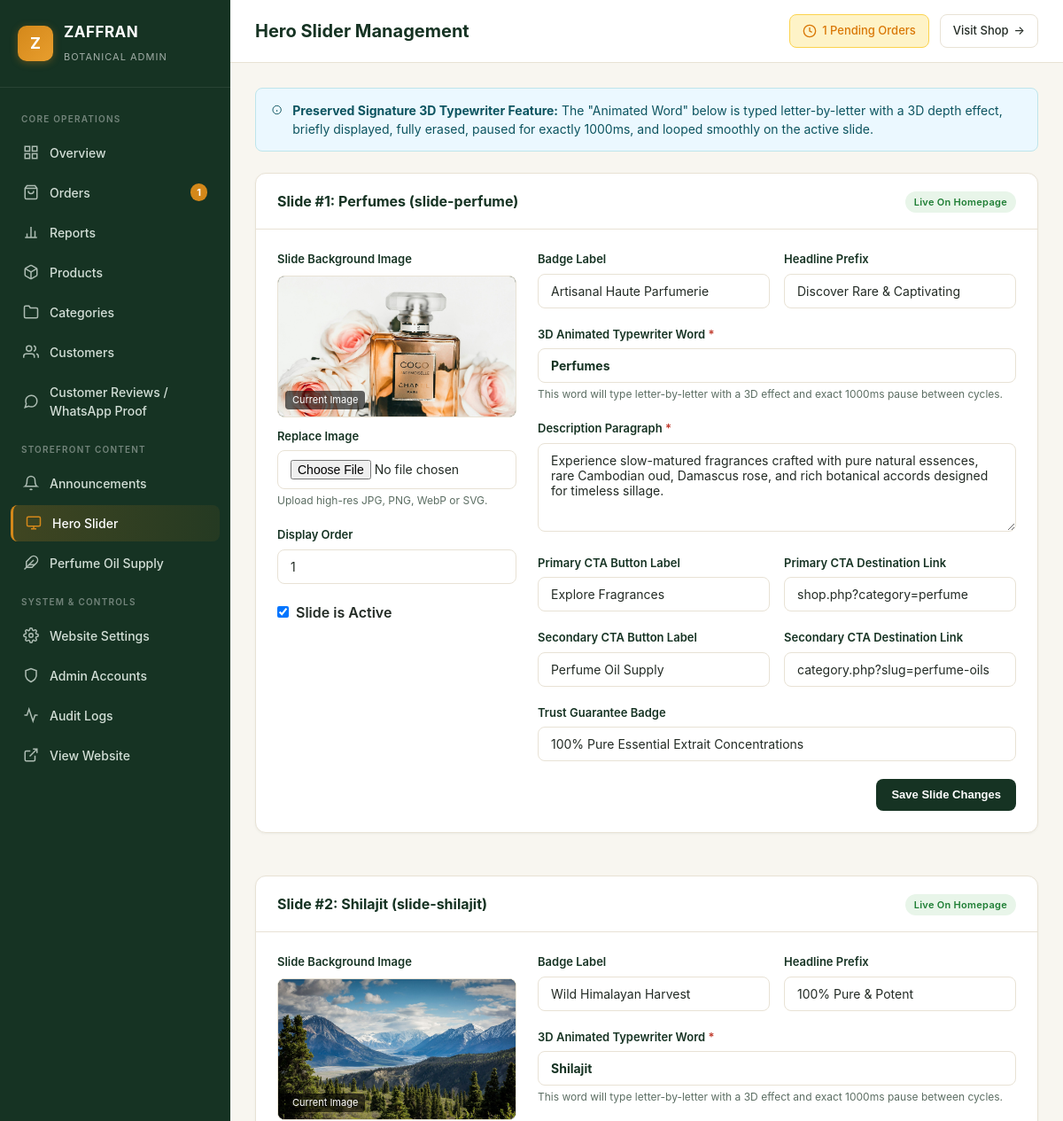
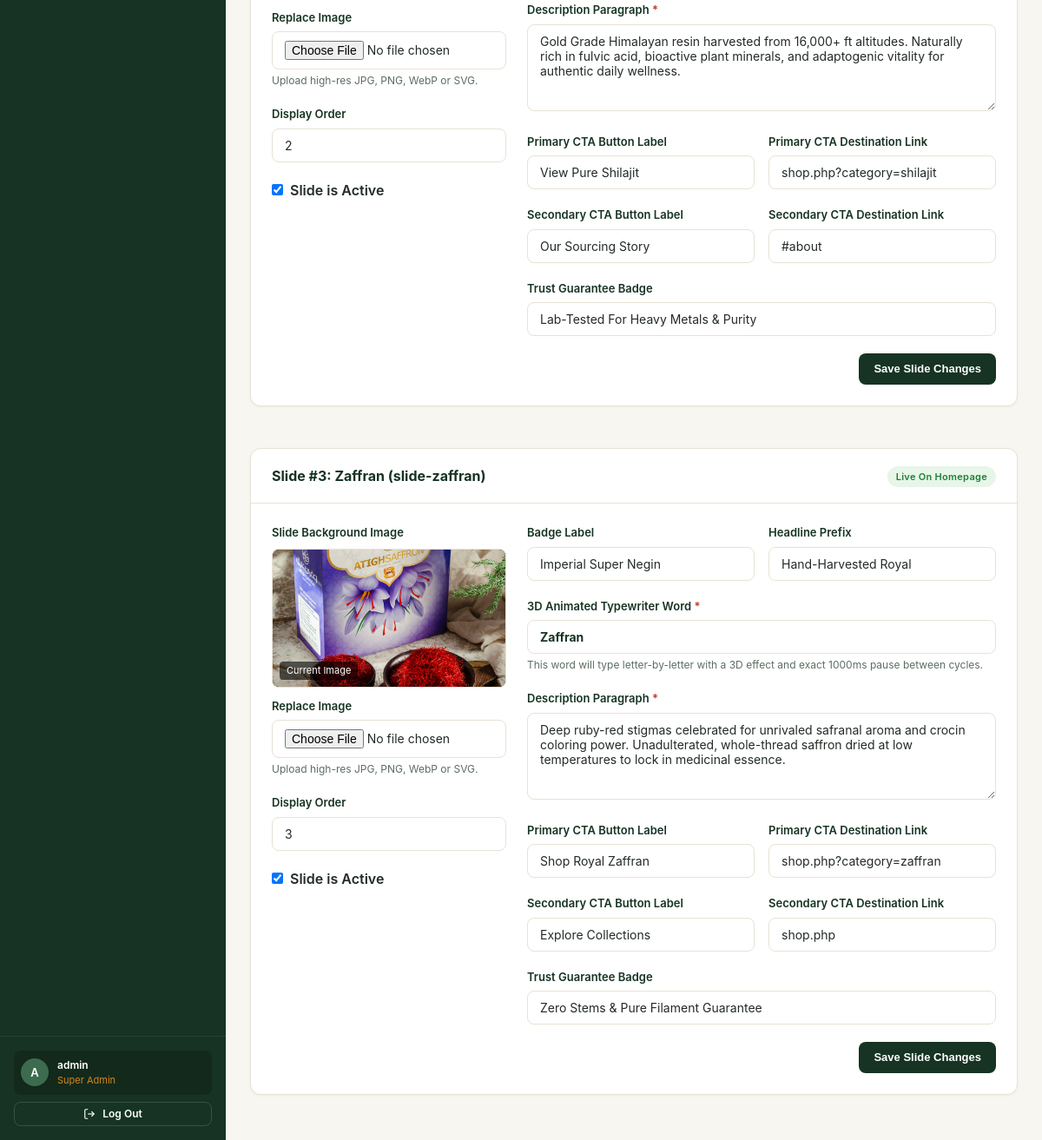
Page /admin/hero-slider.php (signed in) on the committed database (2 pictures, top to bottom).
### tables this page shows
CREATE TABLE `hero_slides` (
  `id` int(10) unsigned NOT NULL AUTO_INCREMENT,
  `small_badge` varchar(100) DEFAULT NULL,
  `title_prefix` varchar(150) DEFAULT NULL,
  `animated_word` varchar(100) NOT NULL,
  `description` text NOT NULL,
  `desktop_image` varchar(255) NOT NULL,
  `mobile_image` varchar(255) DEFAULT NULL,
  `primary_cta_label` varchar(100) NOT NULL DEFAULT 'Explore Collection',
  `primary_cta_url` varchar(255) NOT NULL DEFAULT 'shop.php',
  `secondary_cta_label` varchar(100) DEFAULT NULL,
  `secondary_cta_url` varchar(255) DEFAULT NULL,
  `guarantee_text` varchar(255) DEFAULT NULL,
  `slide_class` varchar(50) DEFAULT 'slide-perfume',
  `display_order` int(11) NOT NULL DEFAULT 0,
  `is_active` tinyint(1) NOT NULL DEFAULT 1,
  `created_at` datetime NOT NULL DEFAULT current_timestamp(),
  `updated_at` datetime NOT NULL DEFAULT current_timestamp() ON UPDATE current_timestamp(),
  PRIMARY KEY (`id`)
);

### admin/hero-slider.php (the view, shortened to what this page needs)
<?php
require_once __DIR__ . '/header.php';
$db = getDbConnection();
$slides = $db->query("SELECT * FROM hero_slides ORDER BY display_order ASC, id ASC")->fetchAll();
?>
<div class="notice-box notice-info" style="margin-bottom: 24px;">
  <svg width="20" height="20" viewBox="0 0 24 24" fill="none" stroke="currentColor" stroke-width="2"><circle cx="12" cy="12" r="10"></circle><line x1="12" y1="16" x2="12" y2="12"></line><line x1="12" y1="8" x2="12.01" y2="8"></line></svg>
  <div>
    <strong>Preserved Signature 3D Typewriter Feature:</strong> The "Animated Word" below is typed letter-by-letter with a 3D depth effect, briefly displayed, fully erased, paused for exactly 1000ms, and looped smoothly on the active slide.
  </div>
</div>
<div style="display: flex; flex-direction: column; gap: 24px;">
  <?php foreach ($slides as $idx => $s): ?>
    <div class="admin-card">
      <div class="admin-card-header">
        <div class="admin-card-title">
          Slide #<?php echo ($idx + 1); ?>: <?php echo htmlspecialchars($s['animated_word']); ?>
          (<?php echo htmlspecialchars($s['slide_class']); ?>)
        </div>
        <div>
          <?php if (!empty($s['is_active'])): ?>
            <span class="badge badge-active">Live on Homepage</span>
          <?php else: ?>
            <span class="badge badge-inactive">Inactive</span>
          <?php endif; ?>
        </div>
      </div>
      <div class="admin-card-body">
        <form method="POST" enctype="multipart/form-data">
          <div style="display: grid; grid-template-columns: 1fr 2fr; gap: 24px;">
            <div>
              <div style="font-size: 13px; font-weight: 600; color: var(--admin-forest); margin-bottom: 8px;">
                Slide Background Image
              </div>
              <div style="width: 100%; height: 160px; border-radius: 8px; overflow: hidden; background: #2A3B30; position: relative; border: 1px solid var(--admin-card-border); margin-bottom: 12px;">
                <img src="../<?php echo htmlspecialchars($s['desktop_image']); ?>" alt="" style="width: 100%; height: 100%; object-fit: cover;">
                <div style="position: absolute; bottom: 8px; left: 8px; background: rgba(0,0,0,0.6); color: #FFF; font-size: 11px; padding: 2px 8px; border-radius: 4px;">
                  Current Image
                </div>
              </div>
              <div class="form-group">
                <label class="form-label" for="desktop_img_<?php echo $s['id']; ?>">Replace Image</label>
                <input type="file" id="desktop_img_<?php echo $s['id']; ?>" name="desktop_image" class="form-control" accept="image/jpeg,image/png,image/webp,image/svg+xml">
                <div class="form-help">Upload high-res JPG, PNG, WebP or SVG.</div>
              </div>
              <div class="form-group">
                <label class="form-label">Display Order</label>
                <input type="number" name="display_order" class="form-control" value="<?php echo (int)$s['display_order']; ?>">
              </div>
              <label style="display: flex; align-items: center; gap: 8px; font-weight: 600; cursor: pointer; margin-top: 12px;">
                <input type="checkbox" name="is_active" value="1" <?php echo !empty($s['is_active']) ? 'checked' : ''; ?>>
                Slide is Active
              </label>
            </div>
            <div>
              <div class="form-row">
                <div class="form-group">
                  <label class="form-label">Badge Label</label>
                  <input type="text" name="small_badge" class="form-control" value="<?php echo htmlspecialchars($s['small_badge']); ?>" placeholder="E.g. Artisanal Haute Parfumerie">
                </div>
                <div class="form-group">
                  <label class="form-label">Headline Prefix</label>
                  <input type="text" name="title_prefix" class="form-control" value="<?php echo htmlspecialchars($s['title_prefix']); ?>" placeholder="E.g. Discover Rare & Captivating">
                </div>
              </div>
              <div class="form-group">
                <label class="form-label">3D Animated Typewriter Word <span class="required">*</span></label>
                <input type="text" name="animated_word" class="form-control" required value="<?php echo htmlspecialchars($s['animated_word']); ?>" style="font-weight: 700; color: var(--admin-forest);">
                <div class="form-help">This word will type letter-by-letter with a 3D effect and exact 1000ms pause between cycles.</div>
              </div>
              <div class="form-group">
                <label class="form-label">Description Paragraph <span class="required">*</span></label>
                <textarea name="description" class="form-control" rows="3" required><?php echo htmlspecialchars($s['description']); ?></textarea>
              </div>
              <div class="form-row">
                <div class="form-group">
                  <label class="form-label">Primary CTA Button Label</label>
                  <input type="text" name="primary_cta_label" class="form-control" value="<?php echo htmlspecialchars($s['primary_cta_label']); ?>">
                </div>
                <div class="form-group">
                  <label class="form-label">Primary CTA Destination Link</label>
                  <input type="text" name="primary_cta_url" class="form-control" value="<?php echo htmlspecialchars($s['primary_cta_url']); ?>">
                </div>
              </div>
              <div class="form-row">
                <div class="form-group">
                  <label class="form-label">Secondary CTA Button Label</label>
                  <input type="text" name="secondary_cta_label" class="form-control" value="<?php echo htmlspecialchars($s['secondary_cta_label']); ?>">
                </div>
                <div class="form-group">
                  <label class="form-label">Secondary CTA Destination Link</label>
                  <input type="text" name="secondary_cta_url" class="form-control" value="<?php echo htmlspecialchars($s['secondary_cta_url']); ?>">
                </div>
              </div>
              <div class="form-group">
                <label class="form-label">Trust Guarantee Badge</label>
                <input type="text" name="guarantee_text" class="form-control" value="<?php echo htmlspecialchars($s['guarantee_text']); ?>" placeholder="E.g. 100% Pure Essential Extrait Concentrations">
              </div>
              <div style="text-align: right; margin-top: 16px;">
                <button type="submit" class="btn btn-primary">Save Slide Changes</button>
              </div>
            </div>
          </div>
        </form>
      </div>
    </div>
  <?php endforeach; ?>
</div>
<?php require_once __DIR__ . '/footer.php'; ?>

### admin/admin.css (style rules this page uses)
:root { --admin-bg: #F8F6F0; --admin-card: #FFFFFF; --admin-card-border: #E8E2D5; --admin-forest: #163323; --admin-forest-hover: #1e4530; --admin-forest-dark: #0f2318; --admin-sage: #3D6B4F; --admin-sage-light: #EBF2EC; --admin-saffron: #D4881A; --admin-saffron-light: #FFF4E5; --admin-saffron-dark: #B36F0F; --admin-text-main: #232B25; --admin-text-muted: #5C6E63; --admin-border: #E2DBD0; --admin-border-subtle: #EDE7DD; --admin-danger: #C0392B; --admin-danger-light: #FDE8E8; --admin-success: #1E7E34; --admin-success-light: #E8F5E9; --admin-warning: #D97706; --admin-warning-light: #FEF3C7; --admin-info: #2B6CB0; --admin-info-light: #EBF8FF; --admin-font: -apple-system, BlinkMacSystemFont, "Segoe UI", Roboto, "Helvetica Neue", Arial, sans-serif; --admin-sidebar-width: 260px; --admin-radius: 12px; --admin-radius-sm: 8px; --admin-shadow-sm: 0 1px 3px rgba(22, 51, 35, 0.05); --admin-shadow-md: 0 4px 12px rgba(22, 51, 35, 0.06); --admin-shadow-lg: 0 10px 24px rgba(22, 51, 35, 0.08); }
* { box-sizing: border-box; margin: 0; padding: 0; }
body.admin-body { font-family: var(--admin-font); background-color: var(--admin-bg); color: var(--admin-text-main); line-height: 1.5; -webkit-font-smoothing: antialiased; min-height: 100vh; }
.admin-card { background: var(--admin-card); border: 1px solid var(--admin-card-border); border-radius: var(--admin-radius); box-shadow: var(--admin-shadow-sm); margin-bottom: 24px; overflow: hidden; }
.admin-card-header { padding: 18px 24px; border-bottom: 1px solid var(--admin-card-border); display: flex; align-items: center; justify-content: space-between; flex-wrap: wrap; gap: 12px; }
.admin-card-title { font-size: 16px; font-weight: 700; color: var(--admin-forest); }
.admin-card-body { padding: 24px; }
.badge { display: inline-flex; align-items: center; gap: 4px; padding: 4px 10px; border-radius: 20px; font-size: 11px; font-weight: 600; text-transform: capitalize; letter-spacing: 0.3px; }
.badge-delivered, .badge-active, .badge-paid { background: var(--admin-success-light); color: var(--admin-success); }
.btn { display: inline-flex; align-items: center; justify-content: center; gap: 8px; padding: 9px 16px; border-radius: var(--admin-radius-sm); font-size: 13px; font-weight: 600; text-decoration: none; cursor: pointer; border: 1px solid transparent; transition: all 0.15s ease; line-height: 1.2; }
.btn-primary { background: var(--admin-forest); color: #FFFFFF; }
.form-group { margin-bottom: 20px; }
.form-label { display: block; font-size: 13px; font-weight: 600; color: var(--admin-forest); margin-bottom: 6px; }
.form-label .required { color: var(--admin-danger); }
.form-control { width: 100%; padding: 10px 14px; font-size: 14px; font-family: inherit; color: var(--admin-text-main); background: #FFFFFF; border: 1px solid var(--admin-card-border); border-radius: var(--admin-radius-sm); transition: border-color 0.15s ease, box-shadow 0.15s ease; }
textarea.form-control { min-height: 100px; resize: vertical; }
.form-help { font-size: 12px; color: var(--admin-text-muted); margin-top: 4px; }
.form-row { display: grid; grid-template-columns: repeat(auto-fit, minmax(240px, 1fr)); gap: 16px; }
.notice-box { padding: 14px 18px; border-radius: var(--admin-radius-sm); margin-bottom: 20px; font-size: 14px; display: flex; align-items: flex-start; gap: 12px; }
.notice-info { background: var(--admin-info-light); color: #0C5460; border: 1px solid #BEE5EB; }

### rows in the picture
hero_slides: animated_word "Perfumes", slide_class "slide-perfume", shows "Live On Homepage", desktop_image (picture), display_order "1", is_active "☑", small_badge "Artisanal Haute Parfumerie", title_prefix "Discover Rare & Captivating", description "Experience slow-matured fragrances crafted with pure natural essences, rare Cambodian oud, Damascus rose, and rich botanical accords designed for timeless sillage.", primary_cta_label "Explore Fragrances", primary_cta_url "shop.php?category=perfume", secondary_cta_label "Perfume Oil Supply", secondary_cta_url "category.php?slug=perfume-oils", guarantee_text "100% Pure Essential Extrait Concentrations"
hero_slides: animated_word "Shilajit", slide_class "slide-shilajit", shows "Live On Homepage", desktop_image (picture), display_order "2", is_active "☑", small_badge "Wild Himalayan Harvest", title_prefix "100% Pure & Potent", description "Gold Grade Himalayan resin harvested from 16,000+ ft altitudes. Naturally rich in fulvic acid, bioactive plant minerals, and adaptogenic vitality for authentic daily wellness.", primary_cta_label "View Pure Shilajit", primary_cta_url "shop.php?category=shilajit", secondary_cta_label "Our Sourcing Story", secondary_cta_url "#about", guarantee_text "Lab-Tested For Heavy Metals & Purity"
hero_slides: animated_word "Zaffran", slide_class "slide-zaffran", shows "Live On Homepage", desktop_image (picture), display_order "3", is_active "☑", small_badge "Imperial Super Negin", title_prefix "Hand-Harvested Royal", description "Deep ruby-red stigmas celebrated for unrivaled safranal aroma and crocin coloring power. Unadulterated, whole-thread saffron dried at low temperatures to lock in medicinal essence.", primary_cta_label "Shop Royal Zaffran", primary_cta_url "shop.php?category=zaffran", secondary_cta_label "Explore Collections", secondary_cta_url "shop.php", guarantee_text "Zero Stems & Pure Filament Guarantee"

### other values in the picture
$pendingOrdersCount "1"
substr($currentAdmin['username'], 0, 1) "A"
$currentAdmin['username'] "admin"
str_replace('_', ' ', $currentAdmin['role']) "Super Admin"
$pageTitle "Hero Slider Management"
